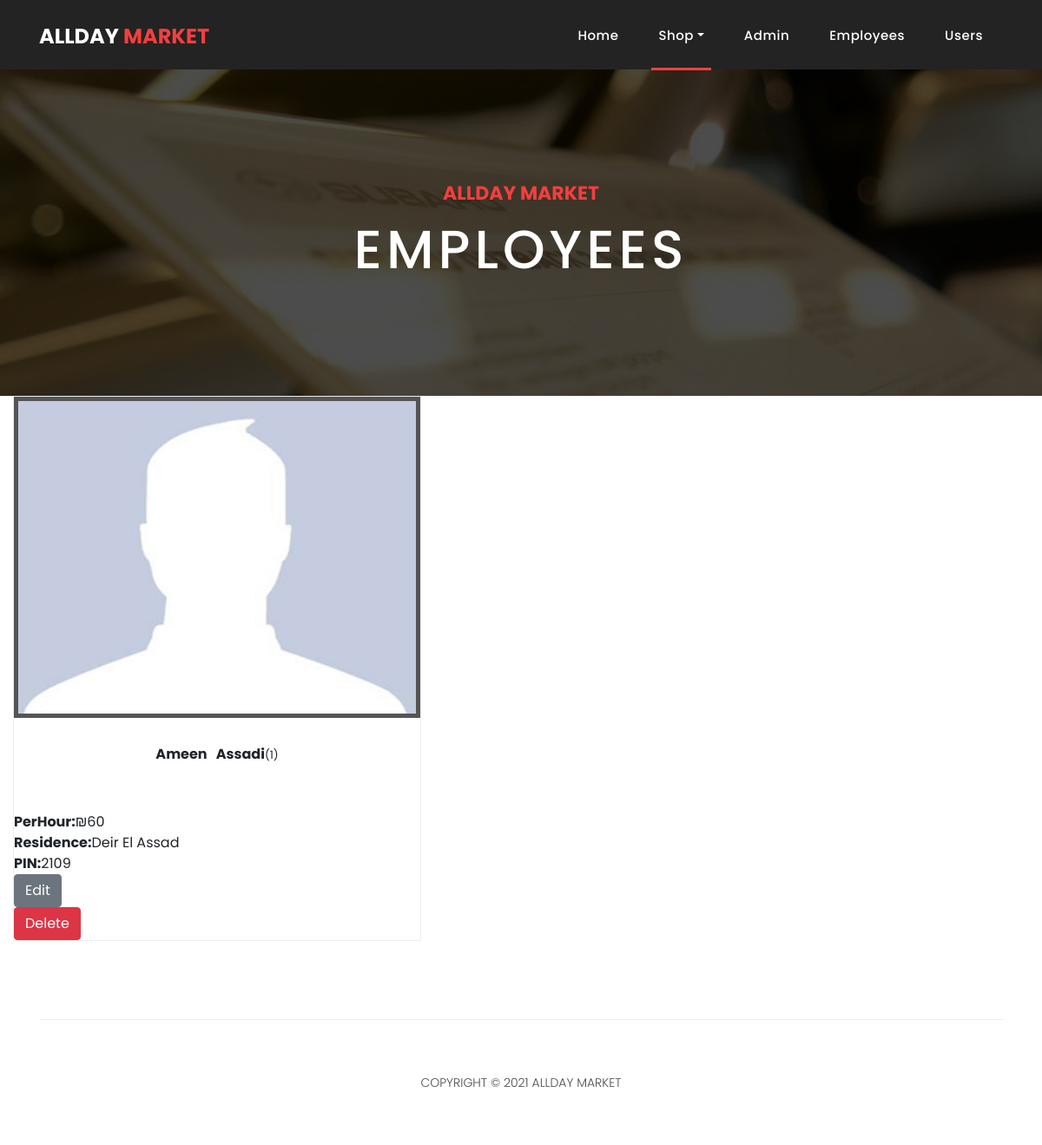
The app's page /employees.php (signed in), older data.
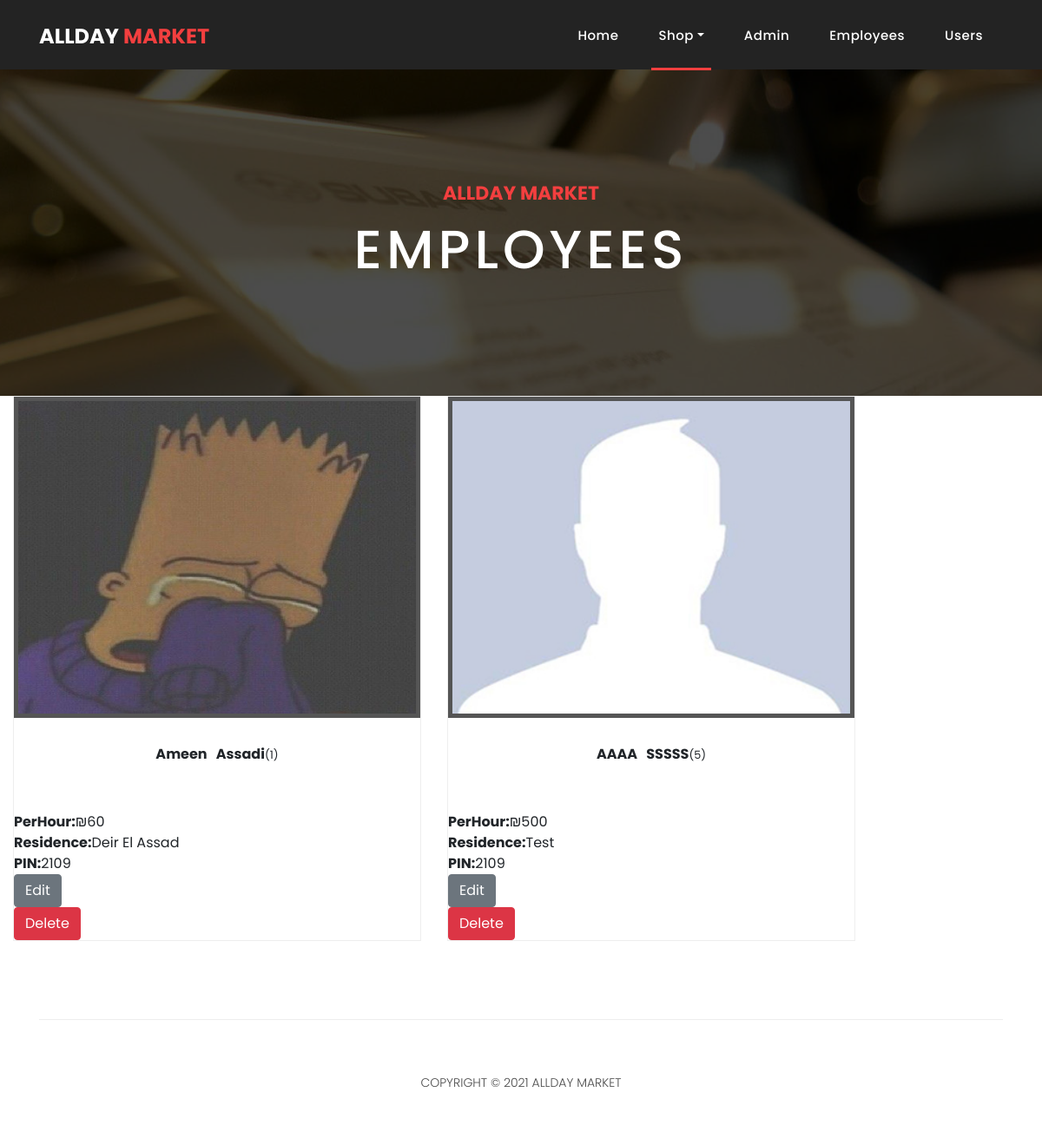
The same page, newer data.
### tables this page shows
CREATE TABLE `employees` (
  `id` int(11) NOT NULL,
  `eID` int(9) NOT NULL,
  `PIN` varchar(4) DEFAULT NULL,
  `firstname` varchar(50) NOT NULL,
  `lastname` varchar(50) NOT NULL,
  `depNum` tinyint(1) NOT NULL,
  `perhour` int(11) NOT NULL,
  `residence` varchar(256) NOT NULL,
  `avatar` varchar(50) DEFAULT NULL
);

### employees.php (the view, shortened to what this page needs)
<!DOCTYPE html>
<html lang="en">
   <head>
      <link href="vendor/bootstrap/css/bootstrap.min.css" rel="stylesheet">
      <link rel="stylesheet" href="assets/css/fontawesome.css">
      <link rel="stylesheet" href="assets/css/style.css">
      <link rel="stylesheet" href="assets/css/owl.css">
   </head>
   <body>
      <header class="">
         <?php
            if(isset($_SESSION['email']) && $_SESSION['userType']==1){
                   $basedir = realpath(__DIR__);
            		include($basedir . '/navbars/navadmin.php');
            	}
            else{
                  header('Location:index.php');
            }
            ?>
      </header>
      <div class="page-heading about-heading header-text" style="background-image: url(assets/images/items/heading-4-1920x500.jpg);">
         <div class="container">
            <div class="row">
               <div class="col-md-12">
                  <div class="text-content">
                     <h4>AllDay Market</h4>
                     <h2>Employees </h2>
                  </div>
               </div>
            </div>
         </div>
      </div>
      <div class="col-md-10">
         <div class="row">
            <?php
                           include 'db.php';
                           $sql = "SELECT * FROM employees";
                           $stmt= mysqli_stmt_init($conn);
                           mysqli_stmt_prepare($stmt,$sql);
                           mysqli_stmt_execute($stmt);
                           $results=mysqli_stmt_get_result($stmt);
               		while ($row=mysqli_fetch_assoc($results))
               			{
               			  $ID = $row['id'];
               			  $firstname = $row['firstname'];
               			  $lastname = $row['lastname'];
               			  $perhour=$row['perhour'];
               			  $residence=$row['residence'];
                          $pin = $row['PIN'];
               			  $img = $row['avatar'];
               			  echo '
               				<div class="col-md-6">
               				  <div class="product-item">
               					<a href="#"><img src="'.$img.'" height="370px" width="270px" alt=""></a>
               				   <div class="down-content">
               					<center><strong>'.$firstname.' &nbsp '.$lastname.'</strong><small>('.$ID.')</small></center>
               					 </div>
               					  <br>
               					  <div>
               					  <ul>
               					  <li><strong>PerHour:</strong>₪'.$perhour.'</li>
               					  <li><strong>Residence:</strong>'.$residence.'</li>
               					  <li><strong>PIN:</strong>'.$pin.'</li>
               					  </div>
               					  <div>
               	          	<a href="editEmployeeForm.php?id='.$ID.'">
                             <button class="btn btn-secondary" type="button" class="filled-button" class="editBtn">Edit</button>
                             </a>
                             <form action="updateEmployee.php" method="post">
                             <input type="hidden" name="id" value="'.$ID.'">
                             <fieldset>
                             <button type="submit" name="employeeDel" id="form-submit" class="btn btn-danger">Delete</button>
                             </fieldset>
                             </form>
               					</div>
               				  </div>
               				</div>
               			  ';
               			}
               		  ?>
         </div>
      </div>
      <footer>
         <div class="container">
            <div class="row">
               <div class="col-md-12">
                  <div class="inner-content">
                     <p>Copyright © 2021 AllDay Market</p>
                  </div>
               </div>
            </div>
         </div>
      </footer>
   </body>
</html>

Row changes from the older to the newer data that the page shows:
changed employees "Ameen": avatar: picture added in place of a placeholder
added employees: avatar (placeholder picture), firstname "AAAA", lastname "SSSSS", id "5", perhour "500", residence "Test", PIN "2109"
